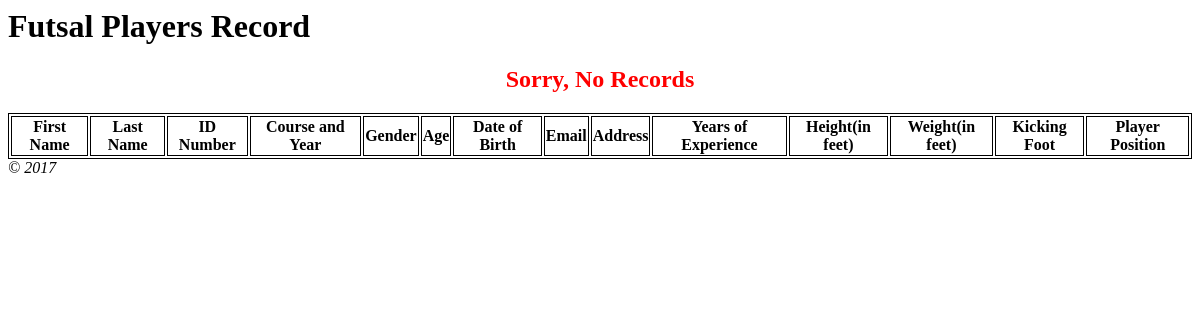
/index.php/futsal/view, run on an earlier commit of the app's database.
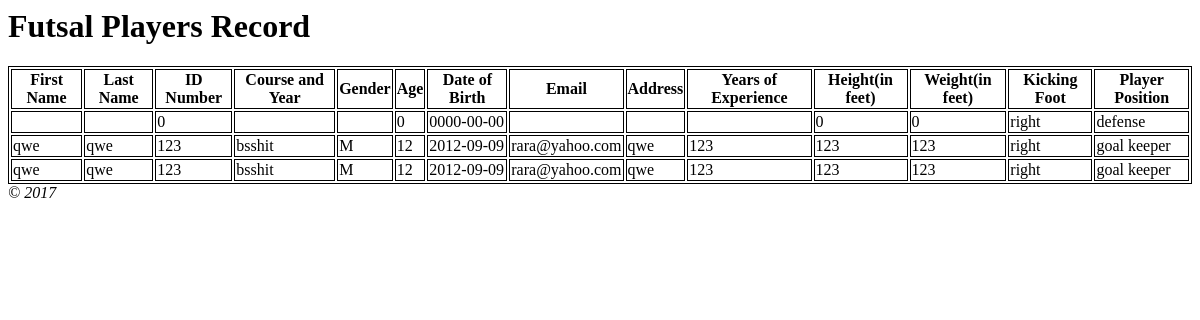
And on a later commit of the database.
### tables this page shows
CREATE TABLE `futsal` (
  `id` int(11) NOT NULL,
  `kickingfoot` varchar(255) NOT NULL,
  `player_position` varchar(255) NOT NULL,
  `first_name` varchar(45) NOT NULL,
  `last_name` varchar(45) NOT NULL,
  `id_num` int(45) NOT NULL,
  `course_year` varchar(45) NOT NULL,
  `gender` varchar(45) NOT NULL,
  `age` int(45) NOT NULL,
  `birthdate` date NOT NULL,
  `email` varchar(45) NOT NULL,
  `address` varchar(45) NOT NULL,
  `years_experience` varchar(45) NOT NULL,
  `height` int(45) NOT NULL,
  `weight` int(45) NOT NULL
);

### application/controllers/Futsal.php (called while the page is built, shortened)
<?php
	class Futsal extends CI_Controller {
		public function __construct() {
		        $this->load->model('Futsal_model');
		}
		function view() {
			$data = array();
			if($query = $this->Futsal_model->get_records()){
				$data['records'] = $query;
			}
		$data['title'] = 'Futsal Players Record';
			$this->load->view("templates/header",$data);
			$this->load->view("players/futsal_view", $data);
			$this->load->view("templates/footer");
		}
	}

### index.php (called while the page is built, shortened)
<?php
require_once BASEPATH.'core/CodeIgniter.php';

### application/models/Futsal_model.php (called while the page is built, shortened)
<?php
	class Futsal_model extends CI_Model {
        function get_records() {
			$query = $this->db->get('futsal');
			return $query->result();
		}
	}

### application/views/players/Futsal_view.php (the view, shortened to what this page needs)
</head>
<body>
	<table>
		  <tr>
		  	<th>First Name</th>
		    <th>Last Name</th>
		    <th>ID Number</th>
		    <th>Course and Year</th>
		    <th>Gender</th>
		    <th>Age</th>
		    <th>Date of Birth</th>
		    <th>Email</th>
		    <th>Address</th>
		    <th>Years of Experience</th>
		    <th>Height(in feet)</th>
		    <th>Weight(in feet)</th>
		    <th>Kicking Foot</th>
		    <th>Player Position</th>
		  </tr>
		  	<?php if(isset($records)) : foreach ($records as $rows) :?>
		  <tr>
		   	<td><?php echo $rows->first_name; ?></td>
		    <td><?php echo $rows->last_name; ?></td>
		    <td><?php echo $rows->id_num; ?></td>
		    <td><?php echo $rows->course_year; ?></td>
		    <td><?php echo $rows->gender; ?></td>
		    <td><?php echo $rows->age; ?></td>
		    <td><?php echo $rows->birthdate; ?></td>
		    <td><?php echo $rows->email; ?></td>
		    <td><?php echo $rows->address; ?></td>
		    <td><?php echo $rows->years_experience; ?></td>
		    <td><?php echo $rows->height; ?></td>
		    <td><?php echo $rows->weight; ?></td>
		    <td><?php echo $rows->kickingfoot; ?></td>
		    <td><?php echo $rows->player_position; ?></td>
		  </tr>
		  <?php endforeach; ?>
		  			<?php else: ?>
			<center><h2 style="color:red;">Sorry, No Records</h2></center>
			<?php endif; ?>
	</table>

What changed in the data, as far as the page shows it:
added futsal: id_num "0", age "0", birthdate "0000-00-00", height "0", weight "0", kickingfoot "right", player_position "defense"
added futsal: first_name "qwe", last_name "qwe", id_num "123", course_year "bsshit", gender "M", age "12", birthdate "2012-09-09", email "rara@yahoo.com", address "qwe", years_experience "123", height "123", weight "123", kickingfoot "right", player_position "goal keeper"
added futsal: first_name "qwe", last_name "qwe", id_num "123", course_year "bsshit", gender "M", age "12", birthdate "2012-09-09", email "rara@yahoo.com", address "qwe", years_experience "123", height "123", weight "123", kickingfoot "right", player_position "goal keeper"
Also different on the page:
text no longer shown: "Sorry, No Records"
